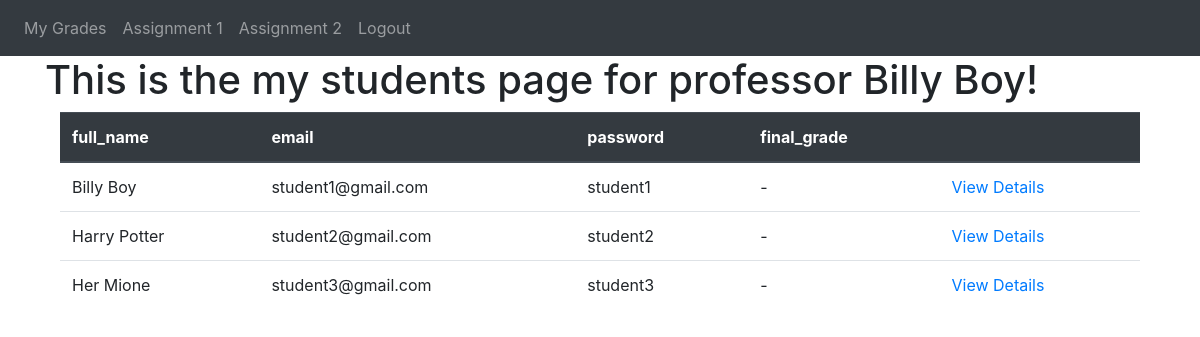
Page /my-students (signed in) on the committed database.
### website/models.py (models this page shows)
class User(db.Model, UserMixin):
    id = db.Column(db.Integer, primary_key = True)
    email = db.Column(db.String(150), unique = True)
    password = db.Column(db.String(150))
    full_name = db.Column(db.String(150))
    is_teacher = db.Column(db.Boolean, default=False)
    final_grade = db.Column(db.String(1), default='-')
    assignments = db.relationship('Assignment')

### website/views.py (the view)
@views.route('/my-students')
@login_required
def my_students():
    students = User.query.filter(User.is_teacher != True).all()
    columns = ['full_name', 'email', 'password', 'final_grade']
    return render_template('my_students.html', user = current_user, students = students, columns = columns)

### website/__init__.py (called while the page is built)
def create_app():
    app = Flask(__name__)
    app.config['SECRET_KEY'] = 'sus'
    app.config['SQLALCHEMY_DATABASE_URI'] = f'sqlite:///{DB_NAME}'
    db.init_app(app)
    from .views import views
    from .auth import auth
    app.register_blueprint(views, url_prefix = '/')
    app.register_blueprint(auth, url_prefix = '/')
    from .models import User, Assignment
    with app.app_context():
        db.create_all()
        print('db made anew')
    login_manager = LoginManager()
    login_manager.login_view = 'auth.login'
    login_manager.init_app(app)
    @login_manager.user_loader
    def load_user(id):
        return User.query.get(int(id))
    return app

### website/templates/my_students.html (shortened to what this page needs)
{% extends 'base.html' %} {% block title %}My Students{% endblock %} {% block
content %}
<h1>This is the my students page for professor {{user.full_name}}!</h1>
<div class="container">
  <table class="table">
    <thead class="thead-dark">
      <tr>
        {% for column in columns %}
        <th scope="col">{{ column }}</th>
        {% endfor %}
        <th scope="col">{{ column }}</th>
      </tr>
    </thead>
    <tbody>
      {% for student in students %}
      <tr>
        {% for column in columns %}
        <td>{{ student[column.lower()] }}</td>
        {% endfor %}
        <td>
          <a class="user-link" href="/my-grades/{{ student.id }}"
            >View Details</a
          >
        </td>
      </tr>
      {% endfor %}
    </tbody>
  </table>
</div>
{% endblock %}

### rows in the picture
User: full_name "Billy Boy", full_name "Billy Boy" "student1@gmail.com" "student1" "-"
User: full_name "Harry Potter" "student2@gmail.com" "student2" "-"
User: full_name "Her Mione" "student3@gmail.com" "student3" "-"

### other values in the picture
{{ column }} "full_name" "email" "password" "final_grade"
